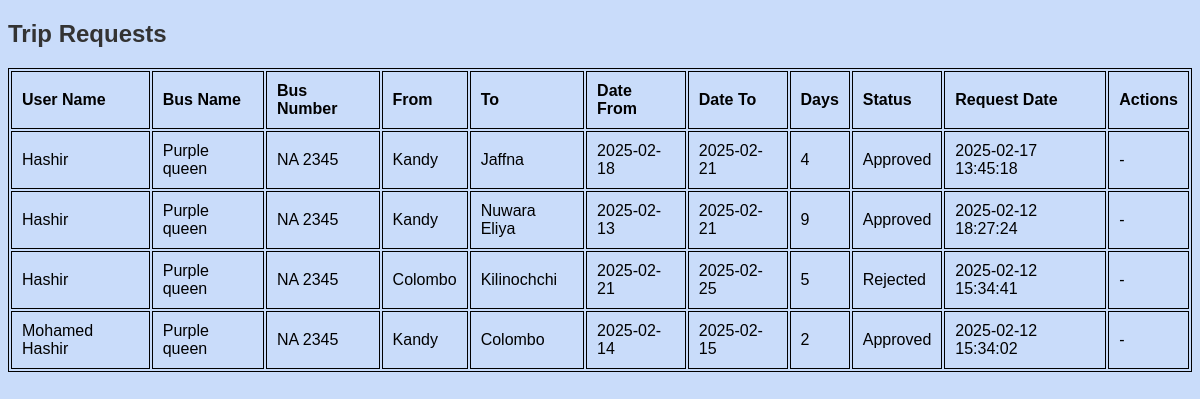
The app's page /admin/trip_requests.php (signed in) with its own data.
### tables this page shows
CREATE TABLE `trip_requests` (
  `id` int(11) NOT NULL,
  `user_id` int(11) NOT NULL,
  `trip_bus_id` int(11) NOT NULL,
  `route_from` varchar(255) NOT NULL,
  `route_to` varchar(255) NOT NULL,
  `days` int(11) NOT NULL,
  `status` enum('Pending','Approved','Rejected') DEFAULT 'Pending',
  `request_date` timestamp NOT NULL DEFAULT current_timestamp(),
  `date_from` date DEFAULT NULL,
  `date_to` date DEFAULT NULL
);

CREATE TABLE `users` (
  `id` int(11) NOT NULL,
  `name` varchar(100) DEFAULT NULL,
  `phone` varchar(20) DEFAULT NULL,
  `email` varchar(100) DEFAULT NULL,
  `password` varchar(255) DEFAULT NULL,
  `created_at` timestamp NOT NULL DEFAULT current_timestamp()
);

CREATE TABLE `trip_buses` (
  `id` int(11) NOT NULL,
  `admin_id` int(11) NOT NULL,
  `bus_name` varchar(255) NOT NULL,
  `bus_number` varchar(50) NOT NULL,
  `contact_number` varchar(20) NOT NULL,
  `seats` int(11) NOT NULL,
  `bus_type` enum('AC','Non-AC') NOT NULL
);

### admin/trip_requests.php (the view, shortened to what this page needs)
<?php
include("../includes/db.php");
$admin_id = $_SESSION['admin_id'];
$sql = "SELECT tr.*, u.name AS user_name, u.email AS user_email, tb.bus_name, tb.bus_number
        FROM trip_requests tr
        JOIN users u ON tr.user_id = u.id
        JOIN trip_buses tb ON tr.trip_bus_id = tb.id
        WHERE tb.admin_id = $admin_id ORDER BY tr.request_date DESC";
$result = $conn->query($sql);
?>
<!DOCTYPE html>
<html>
<head>
    <link rel="stylesheet" href="../assets/css/style.css">
</head>
<body>
    <h2>Trip Requests</h2>
    <?php if ($result->num_rows > 0) { ?>
        <table border="1">
            <tr>
                <th>User Name</th>
                <th>Bus Name</th>
                <th>Bus Number</th>
                <th>From</th>
                <th>To</th>
                <th>Date From</th>
                <th>Date To</th>
                <th>Days</th>
                <th>Status</th>
                <th>Request Date</th>
                <th>Actions</th>
            </tr>
            <?php while ($request = $result->fetch_assoc()) { ?>
                <tr>
                    <td><?php echo $request['user_name']; ?></td>
                    <td><?php echo $request['bus_name']; ?></td>
                    <td><?php echo $request['bus_number']; ?></td>
                    <td><?php echo $request['route_from']; ?></td>
                    <td><?php echo $request['route_to']; ?></td>
                    <td><?php echo $request['date_from']; ?></td>
                    <td><?php echo $request['date_to']; ?></td>
                    <td><?php echo $request['days']; ?></td>
                    <td><?php echo $request['status']; ?></td>
                    <td><?php echo $request['request_date']; ?></td>
                    <td>
                        <?php if ($request['status'] == 'Pending') { ?>
                            <a href="?action=approve&id=<?php echo $request['id']; ?>">Approve</a> |
                            <a href="?action=reject&id=<?php echo $request['id']; ?>" onclick="return confirm('Are you sure you want to reject this request?')">Reject</a>
                        <?php } else { ?>
                            <span>-</span>
                        <?php } ?>
                    </td>
                </tr>
            <?php } ?>
        </table>
    <?php } else {
        echo "<p>No trip requests found.</p>";
    } ?>
</body>
</html>

### assets/css/style.css (style rules this page uses)
body { font-family: Arial, sans-serif; background-color: #c9dcfa; }
h1, h2, h3 { color: #333; }
table { width: 100%; margin: 10px 0; }
table, th, td { border: 1px solid #000000; }
th, td { padding: 10px; text-align: left; }

### records on screen
trip_requests: user.name "Hashir", trip_bus.bus_name "Purple queen", trip_bus.bus_number "NA 2345", route_from "Kandy", route_to "Jaffna", date_from "2025-02-18", date_to "2025-02-21", days "4", status "Approved", request_date "2025-02-17 13:45:18"
trip_requests: user.name "Hashir", trip_bus.bus_name "Purple queen", trip_bus.bus_number "NA 2345", route_from "Kandy", route_to "Nuwara Eliya", date_from "2025-02-13", date_to "2025-02-21", days "9", status "Approved", request_date "2025-02-12 18:27:24"
trip_requests: user.name "Hashir", trip_bus.bus_name "Purple queen", trip_bus.bus_number "NA 2345", route_from "Colombo", route_to "Kilinochchi", date_from "2025-02-21", date_to "2025-02-25", days "5", status "Rejected", request_date "2025-02-12 15:34:41"
trip_requests: user.name "Mohamed Hashir", trip_bus.bus_name "Purple queen", trip_bus.bus_number "NA 2345", route_from "Kandy", route_to "Colombo", date_from "2025-02-14", date_to "2025-02-15", days "2", status "Approved", request_date "2025-02-12 15:34:02"
